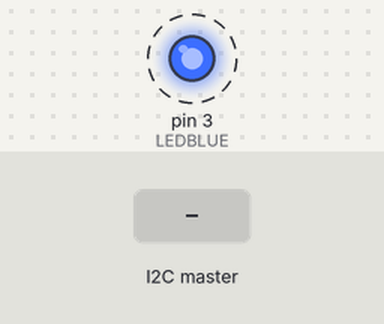
Recording of a sketch running on a simulated Arduino Uno, built with avr-gcc and run on an emulated ATmega328P. Shown: output pins drawn as LEDs (lit = HIGH). Dashed ring = blinking. The inputs (shaded band) are chosen by the test bench. What the sketch prints to the serial monitor is not drawn.

Above: at 0.9 s.
1.3 s: the I2C master sends the byte 1
Timing chart, 0 to 10.3 s (numbered marks = the images above; inputs shaded):
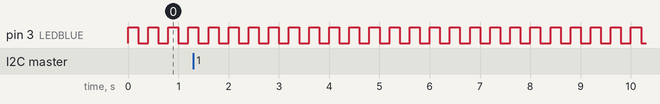

The sketch:

teste_BracoRobotico.ino
```cpp
// Pancho 4: robot radiocontrolado
// Teste - NODE_5
//
// NODE_ADDRESS_5  0x05  // Braço_Robótico

#include "pitches.h"
#include <Wire.h>  // I2C

#define NODE_ADDRESS_5  0x05
#define LEDBLUE 3

struct DataPackage {
  int var_1 = 200;
  int var_2 = 200;
  int var_3 = 200;
} received_data;

const int PACKAGE_SIZE = sizeof(DataPackage);

void setup() {
  Serial.begin(9600);
  Serial.println("Pancho 4 - Teste I2C do NODE_5 (Braço_Robótico).");
  Wire.begin(NODE_ADDRESS_5); // join i2c bus
  Wire.onReceive(getData);
  pinMode(LEDBLUE, OUTPUT);
}

void loop() {
  /*Serial.print("Pancho 4 - Manifesto recebe dados: var1=");
  Serial.print(received_data.var_1);
  Serial.print(", var2=");
  Serial.print(received_data.var_2);
  Serial.print(", var3=");
  Serial.println(received_data.var_3);*/
  acende_blue();
  delay(received_data.var_1);
  apaga_blue();
  delay(received_data.var_2);
  acende_blue();
  delay(received_data.var_2);
  apaga_blue();
  delay(received_data.var_3);
}

// Função chamada quando dados são recebidos do mestre
void getData(int byteCount) {
  Serial.print(" recebido ");
  if(byteCount == PACKAGE_SIZE) {
    uint8_t *dataPtr = (uint8_t*)&received_data;
    for(int i = 0; i < PACKAGE_SIZE && Wire.available(); i++) {
      dataPtr[i] = Wire.read();
    }
    // Processar dados recebidos
    processReceivedData();
  } else {
    Serial.print("Tamanho inesperado: ");
    Serial.println(byteCount);
  }
}

void processReceivedData() {
  //Serial.println("\n=== Dados Recebidos ===");
  Serial.print("Pancho 4 - Node recebe dados: var1=");
  Serial.print(received_data.var_1);
  Serial.print(", var2=");
  Serial.print(received_data.var_2);
  Serial.print(", var3=");
  Serial.println(received_data.var_3);
}

void acende_blue() {
  digitalWrite(LEDBLUE, HIGH);
}
void apaga_blue() {
  digitalWrite(LEDBLUE, LOW);
}


/*
  teste casa-das-maquinas


#define DIR1 3
#define DIR2 5
#define ESQ1 6
#define ESQ2 9
#define BLUE 2

// the setup function runs once when you press reset or power the board
void setup() {
  // initialize digital pin LED_BUILTIN as an output.
  pinMode(LED_BUILTIN, OUTPUT);
  pinMode(DIR1, OUTPUT);
  pinMode(DIR2, OUTPUT);
  pinMode(ESQ1, OUTPUT);
  pinMode(ESQ2, OUTPUT);
  pinMode(BLUE, OUTPUT);
}

// the loop function runs over and over again forever
void loop() {
  digitalWrite(DIR1, HIGH);   // turn the LED on (HIGH is the voltage level)
  delay(1000);                       // wait for a second
  digitalWrite(DIR1, LOW);    // turn the LED off by making the voltage LOW
  delay(1000);
  digitalWrite(DIR2, HIGH);   // turn the LED on (HIGH is the voltage level)
  delay(1000);                       // wait for a second
  digitalWrite(DIR2, LOW);    // turn the LED off by making the voltage LOW
  delay(1000);
  digitalWrite(ESQ1, HIGH);   // turn the LED on (HIGH is the voltage level)
  delay(1000);                       // wait for a second
  digitalWrite(ESQ1, LOW);    // turn the LED off by making the voltage LOW
  delay(1000);
  digitalWrite(ESQ2, HIGH);   // turn the LED on (HIGH is the voltage level)
  delay(1000);                       // wait for a second
  digitalWrite(ESQ2, LOW);    // turn the LED off by making the voltage LOW
  delay(1000);
  digitalWrite(BLUE, HIGH);   // turn the LED on (HIGH is the voltage level)
  delay(1000);                       // wait for a second
  digitalWrite(BLUE, LOW);    // turn the LED off by making the voltage LOW
  delay(1000);// wait for a second
}

*/
```

Measured:
- by itself, pin 3 (LEDBLUE): alternates HIGH for 0.20 s and LOW for 0.20 s
